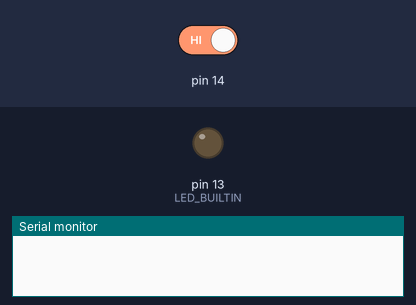
A sketch run on a simulated Arduino Uno, built with avr-gcc and run on an emulated ATmega328P. Shown: output pins drawn as LEDs (lit = HIGH), the last lines printed to the serial monitor. The inputs (shaded band) are chosen by the test bench; at power-on: pin 14 HIGH.

Above: at 1.2 s.
1.3 s: pin 14 driven LOW
At 2.5 s:
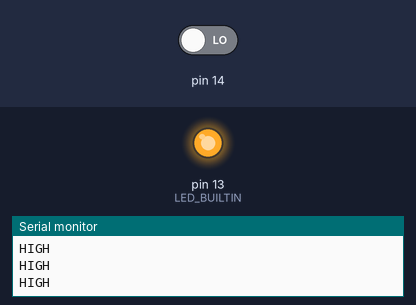
2.8 s: pin 14 driven HIGH
At 3.9 s:
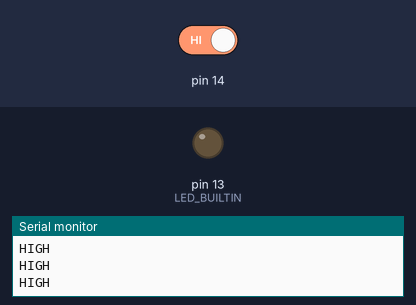
Timing chart, 0 to 5.8 s (numbered marks = the images above; inputs shaded):
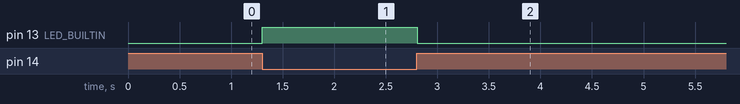

Measured:
- after the input at 1.3 s, pin 13 (LED_BUILTIN): LOW → HIGH at once
- after the input at 2.8 s, pin 13 (LED_BUILTIN): HIGH → LOW at once

The sketch:

electricCurrentGame.ino
```cpp
void setup() {
  // put your setup code here, to run once:

  Serial.begin(9600);
  pinMode(14,INPUT);
  pinMode(LED_BUILTIN, OUTPUT);

}

void loop() {
  // put your main code here, to run repeatedly:

  byte isboon = digitalRead(14);
//  Serial.println(isboon);

  if(isboon==0){
    digitalWrite(LED_BUILTIN, HIGH);
    Serial.println("HIGH");
  }else{
    digitalWrite(LED_BUILTIN, LOW);
  }

}
```
